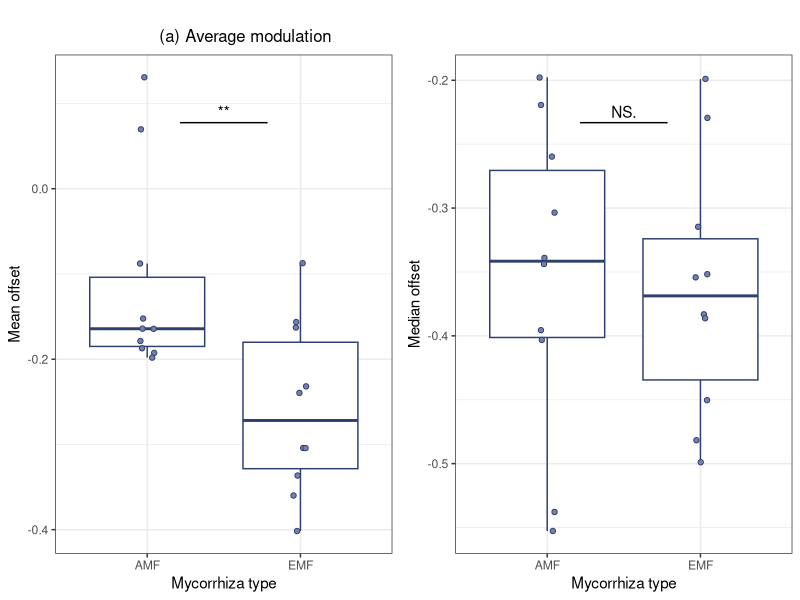
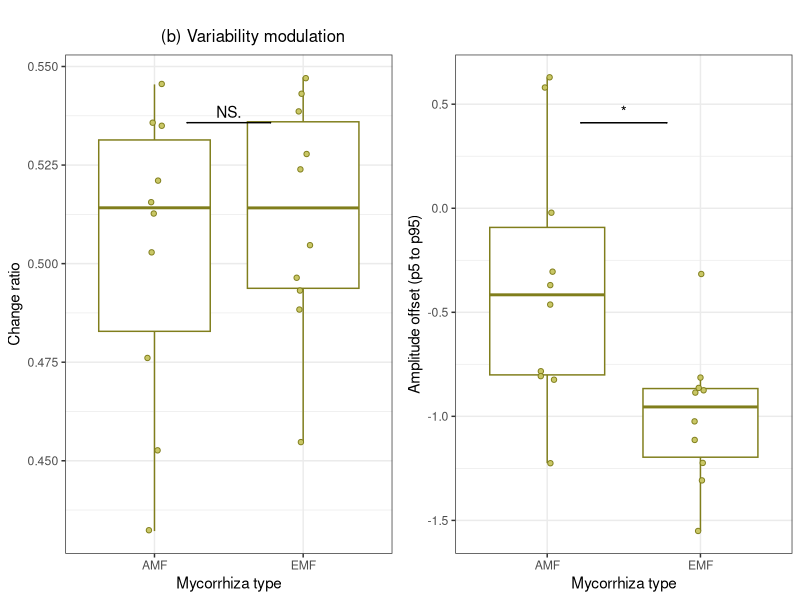
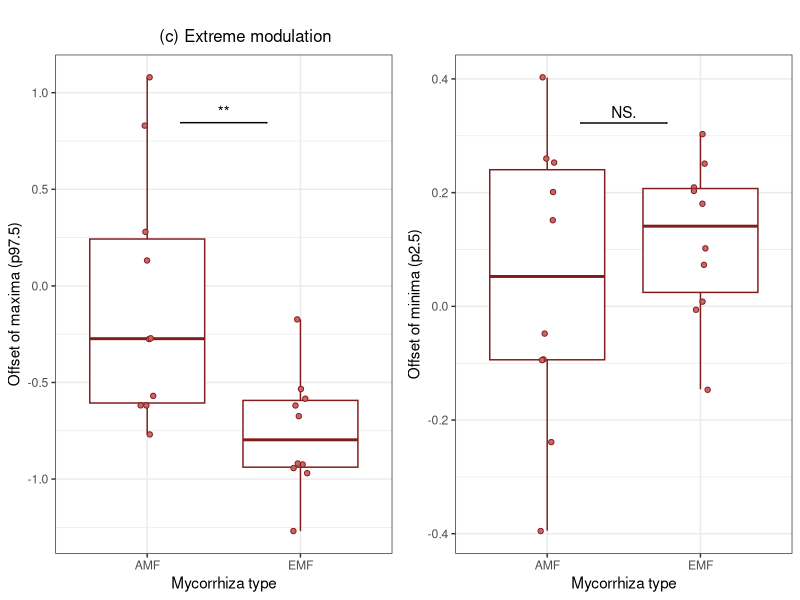
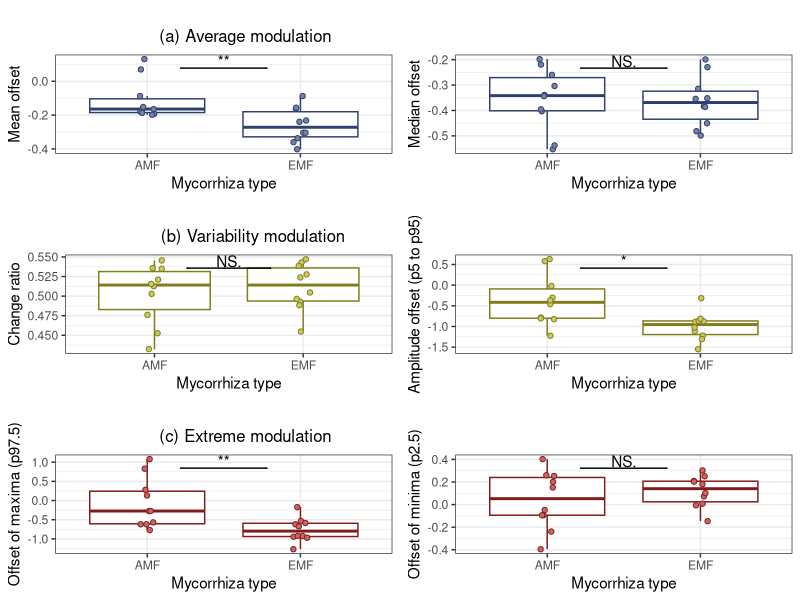

Write R code to recreate these figures, in order. (Note: this script raises an error after producing the figures.)
rm(list=ls())
library(tidyverse)
library(gridExtra)
library(grid)
library(ggsignif)

indices = read.csv("data/5-example-data/mydiv_indices.csv")

mean = ggplot(indices, aes(x=myc, y=mean_offset))+
  geom_boxplot(aes(group=myc), col="#30406E", outliers = F)+
  geom_jitter(shape=21, fill="#7581A5", col="#30406E", width = 0.05)+
  geom_signif(comparisons=list(c("AMF", "EMF")), map_signif_level = TRUE, test = "t.test",
              tip_length=0, margin_top = -0.1, extend_line = -0.1)+
  labs(x = "Mycorrhiza type", y = "Mean offset")+
  theme_bw()+
  theme(plot.title = element_text(size=rel(0.9)))
  
median = ggplot(indices, aes(x=myc, y=median_offset))+
  geom_boxplot(aes(group=myc), col="#30406E", outliers = F)+
  geom_jitter(shape=21, fill="#7581A5", col="#30406E", width = 0.05)+
  geom_signif(comparisons=list(c("AMF", "EMF")), map_signif_level = TRUE, test = "t.test",
              tip_length=0, margin_top = -0.1, extend_line = -0.1)+
  labs(x = "Mycorrhiza type", y = "Median offset")+
  theme_bw()+
  theme(plot.title = element_text(size=rel(0.9)))

avgs = grid.arrange(mean, median, nrow = 1,
                    top=textGrob("\n(a) Average modulation", hjust = 1.4)
                   # bottom=textGrob("Mycorrhiza type\n")
                    )

cr = ggplot(indices, aes(x=myc, y=change_ratio))+
  geom_boxplot(aes(group=myc), col="#807E1C", outliers = F)+
  geom_jitter(shape=21, fill="#C9C766", col="#807E1C", width = 0.05)+
  geom_signif(comparisons=list(c("AMF", "EMF")), map_signif_level = TRUE, test = "t.test",
              tip_length=0, margin_top = -0.1, extend_line = -0.1)+
  labs(x = "Mycorrhiza type", y = "Change ratio")+
  theme_bw()+
  theme(plot.title = element_text(size=rel(0.9)))

amp = ggplot(indices, aes(x=myc, y=amplitude_offset))+
  geom_boxplot(aes(group=myc), col="#807E1C", outliers = F)+
  geom_jitter(shape=21, fill="#C9C766", col="#807E1C", width = 0.05)+
  geom_signif(comparisons=list(c("AMF", "EMF")), map_signif_level = TRUE, test = "t.test",
              tip_length=0, margin_top = -0.1, extend_line = -0.1)+
  labs(x = "Mycorrhiza type", y = "Amplitude offset (p5 to p95)")+
  theme_bw()+
  theme(plot.title = element_text(size=rel(0.9)))

vars = grid.arrange(cr, amp, nrow = 1,
                    top=textGrob("\n(b) Variability modulation", hjust = 1.3)
                    #bottom=textGrob("Mycorrhiza type\n")
                    )


max = ggplot(indices, aes(x=myc, y=offset_maxima))+
  geom_boxplot(aes(group=myc), col="#801C1C", outliers = F)+
  geom_jitter(shape=21, fill="#C96666", col="#801C1C", width = 0.05)+
  geom_signif(comparisons=list(c("AMF", "EMF")), map_signif_level = TRUE, test = "t.test",
              tip_length=0, margin_top = -0.1, extend_line = -0.1)+
  labs(x = "Mycorrhiza type", y = "Offset of maxima (p97.5)")+
  theme_bw()+
  theme(plot.title = element_text(size=rel(0.9)))

min = ggplot(indices, aes(x=myc, y=offset_minima))+
  geom_boxplot(aes(group=myc), col="#801C1C", outliers = F)+
  geom_jitter(shape=21, fill="#C96666", col="#801C1C", width = 0.05)+
  geom_signif(comparisons=list(c("AMF", "EMF")), map_signif_level = TRUE, test = "t.test",
              tip_length=0, margin_top = -0.1, extend_line = -0.1)+
  labs(x = "Mycorrhiza type", y = "Offset of minima (p2.5)")+
  theme_bw()+
  theme(plot.title = element_text(size=rel(0.9)))

exts = grid.arrange(max, min, nrow = 1,
                    top=textGrob("\n(c) Extreme modulation", hjust = 1.4)
                    #bottom=textGrob("Mycorrhiza type\n")
                    )

all_plots = grid.arrange(avgs, vars, exts, ncol=1)
 
ggsave("plots/mydiv_indices.jpg", all_plots, width=2000, height=2800, unit="px")



